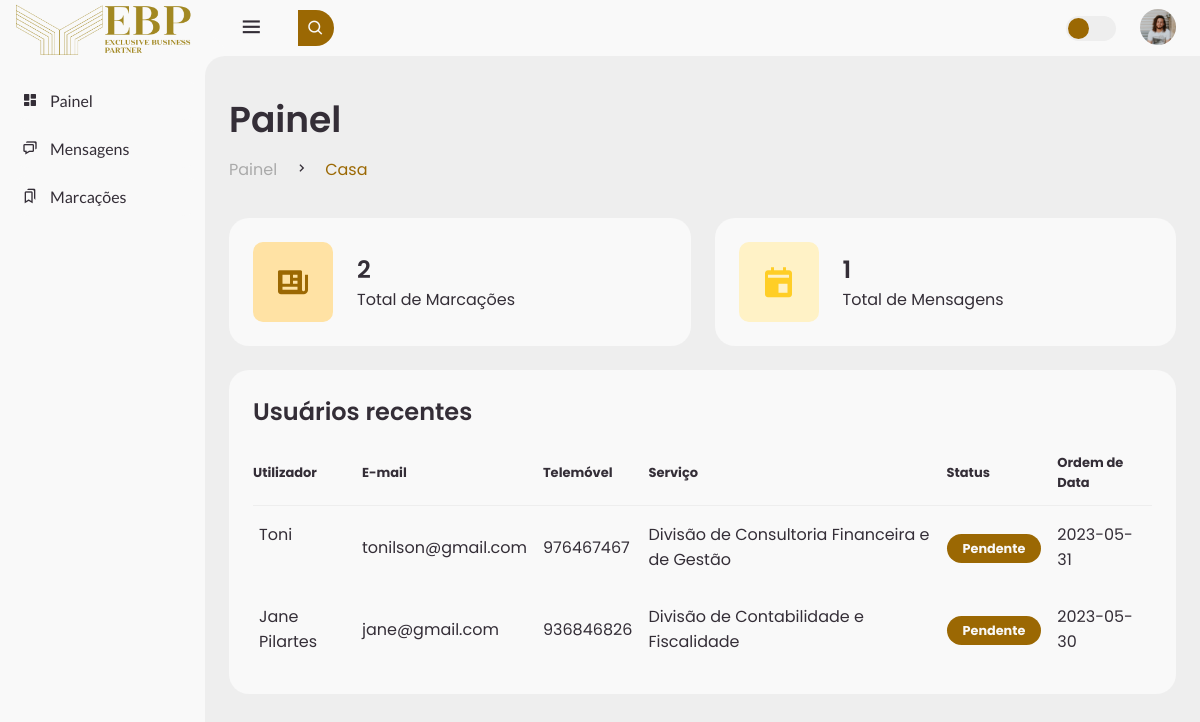
The app's page /admin/index.php with its own data.
### tables this page shows
CREATE TABLE `scheduling` (
  `id` int(11) NOT NULL,
  `name_user` varchar(255) NOT NULL,
  `email_user` varchar(255) NOT NULL,
  `phone_user` varchar(255) NOT NULL,
  `servico` varchar(255) NOT NULL,
  `estado` varchar(250) NOT NULL,
  `data_marcacao` varchar(255) NOT NULL
);

### admin/index.php (the view, shortened to what this page needs)
<?php
include "../database/conexao.php";
$sqlMarcacoes = "SELECT COUNT(*) AS total_marcacoes FROM scheduling";
$resultMarcacoes = $conn->query($sqlMarcacoes);
$row = $resultMarcacoes->fetch_assoc();
$total_marcacoes = $row['total_marcacoes'];
$sqlMensagens = "SELECT COUNT(*) AS total_mensagens FROM messages_contact";
$resultMensagens = $conn->query($sqlMensagens);
$row = $resultMensagens->fetch_assoc();
$total_mensagens = $row['total_mensagens'];
?>
<!DOCTYPE html>
<html lang="pt-br">
<head>
  <link href="https://unpkg.com/boxicons@2.0.9/css/boxicons.min.css" rel="stylesheet" />
  <link rel="stylesheet" href="src/css/style.css" />
</head>
<body>
  <section id="sidebar">
    <a href="index.php" class="brand">
      <img src="img/logo.png" style="width: 11rem" class="logo" alt="" />
    </a>
    <ul class="side-menu top">
      <li>
        <a href="index.php">
          <i class="bx bxs-dashboard"></i>
          <span class="text">Painel</span>
        </a>
      </li>
      <li>
        <a href="mensagens.php">
          <i class='bx bx-chat'></i>
          <span class="text">Mensagens</span>
        </a>
      </li>
      <li>
        <a href="marcacoes.php">
          <i class='bx bx-bookmarks'></i>
          <span class="text">Marcações</span>
        </a>
      </li>
    </ul>
  </section>
  <section id="content">
    <nav>
      <i class="bx bx-menu"></i>
      <form action="#">
        <div class="form-input">
          <button type="submit" class="search-btn" hidden>
            <i class="bx bx-search" hidden></i>
          </button>
        </div>
      </form>
      <label for="switch-mode" class="switch-mode"></label>
      <a href="#" class="profile">
        <img src="img/people.png" />
      </a>
    </nav>
    <main>
      <div class="head-title">
        <div class="left">
          <h1>Painel</h1>
          <ul class="breadcrumb">
            <li>
              <a href="#">Painel</a>
            </li>
            <li><i class="bx bx-chevron-right"></i></li>
            <li>
              <a class="active" href="#">Casa</a>
            </li>
          </ul>
        </div>
      </div>
      <ul class="box-info">
        <li>
          <i class="bx bxs-news"></i>
          <span class="text">
            <h3> <?php echo $total_marcacoes ?> </h3>
            <p>Total de Marcações</p>
          </span>
        </li>
        <li>
          <i class="bx bxs-calendar-event"></i>
          <span class="text">
            <h3> <?php echo $total_mensagens ?> </h3>
            <p>Total de Mensagens</p>
          </span>
        </li>
      </ul>
      <div class="table-data">
        <div class="order">
          <div class="head">
            <h3>Usuários recentes</h3>
          </div>
          <table>
            <thead>
              <tr>
                <th>Utilizador</th>
                <th>E-mail</th>
                <th>Telemóvel</th>
                <th>Serviço</th>
                <th>Status</th>
                <th>Ordem de Data</th>
              </tr>
            </thead>
            <tbody>
              <?php
              $sql = "SELECT * FROM scheduling LIMIT 5";
              $result = $conn->query($sql);
              if ($result->num_rows > 0) {
                while ($row = $result->fetch_assoc()) {
                  echo "<tr>";
                  echo "<td>" . $row["name_user"] . "</td>";
                  echo "<td>" . $row["email_user"] . "</td>";
                  echo "<td>" . $row["phone_user"] . "</td>";
                  echo "<td>" . $row["servico"] . "</td>";
                  echo "<td> <span class='status completed'>" . $row["estado"] . "</span></td>";
                  echo "<td>" . $row["data_marcacao"] . "</td>";
                  echo "</tr>";
                }
              } else {
                echo "<tr><td colspan='3'>Nenhum registro encontrado.</td></tr>";
              }
              ?>
            </tbody>
          </table>
        </div>
      </div>
    </main>
  </section>
</body>
</html>

### records on screen
scheduling: name_user "Toni", email_user "tonilson@gmail.com", phone_user "976467467", servico "Divisão de Consultoria Financeira e de Gestão", estado "Pendente", data_marcacao "2023-05-31"
scheduling: name_user "Jane Pilartes", email_user "jane@gmail.com", phone_user "936846826", servico "Divisão de Contabilidade e Fiscalidade", estado "Pendente", data_marcacao "2023-05-30"

### other values on screen
$total_marcacoes "2"
$total_mensagens "1"
